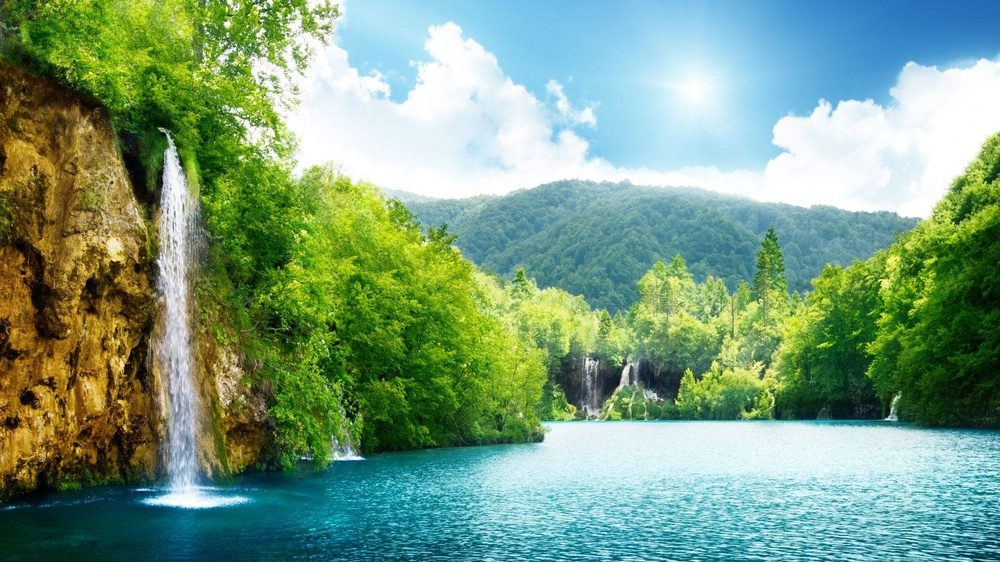
#> input picture codes/non_linear_filters/images/image.jpg, 1000 x 562 px, shrunk from 1920 x 1080 before the run, found by its file name
$ python top_hat.py
#> lines starting #> are read from the running program, lines starting #| are printed output that depends on the picture
import cv2
import matplotlib.pyplot as plt


img = cv2.imread('./images/image.jpg')
#> img is the input picture: shape (562, 1000, 3); mean B, G, R 126.9, 157, 121.8
img = cv2.cvtColor(img, cv2.COLOR_BGR2GRAY)
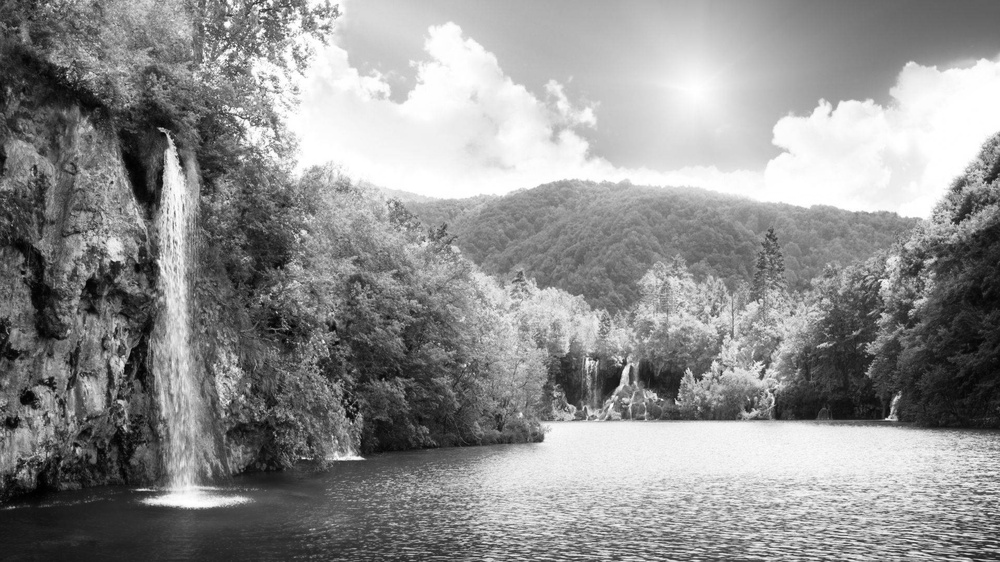
#> img: shape (562, 1000); min 0, max 255, mean 143

# kernel size defines size of the objects being recovered
kernel_size = 25
kernel = cv2.getStructuringElement(cv2.MORPH_RECT, (kernel_size, kernel_size))

# black top hat operation
black_tophat = cv2.morphologyEx(img, cv2.MORPH_BLACKHAT, kernel)
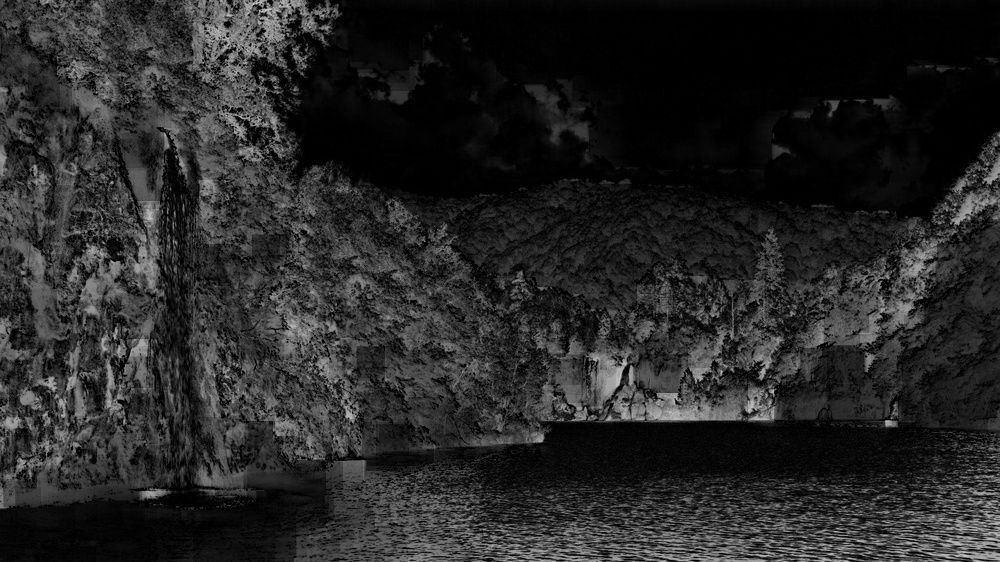
#> black_tophat: shape (562, 1000); min 0, max 207, mean 38.9

# white top hat operation
white_tophat = cv2.morphologyEx(img, cv2.MORPH_TOPHAT, kernel)
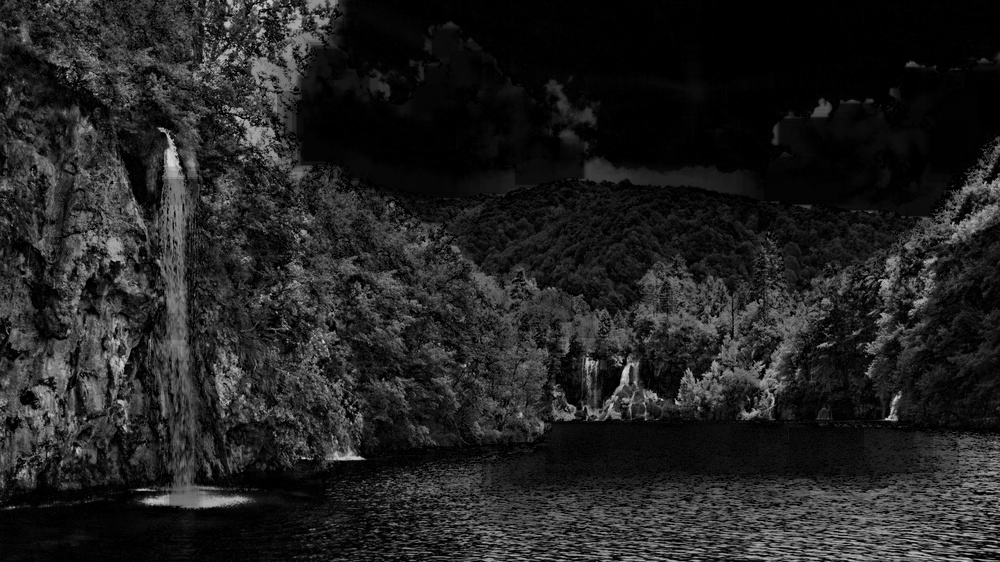
#> white_tophat: shape (562, 1000); min 0, max 223, mean 34.3

# plotting images
fig, axs = plt.subplots(1, 3, figsize=(10, 10))
axs[0].imshow(cv2.cvtColor(img, cv2.COLOR_BGR2RGB))
axs[0].set_title('Original')
axs[1].imshow(black_tophat, cmap='gray')
axs[1].set_title('Black Top Hat')
axs[2].imshow(white_tophat, cmap='gray')
axs[2].set_title('White Top Hat')
plt.show()
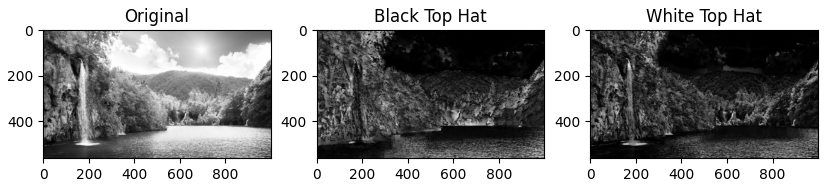
#> figure drawn by matplotlib, 3 panels
